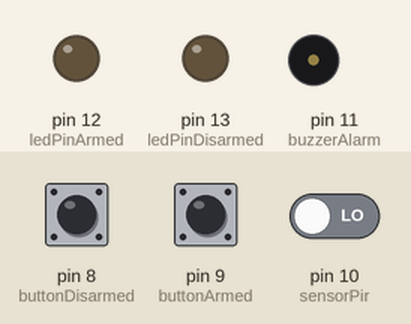
The sketch below on a simulated Arduino Uno, built with avr-gcc and run on an emulated ATmega328P. Shown: output pins drawn as LEDs (lit = HIGH), buzzer (waves = sounding). The test bench sets the inputs (shaded band); at power-on: pin 9 (buttonArmed) LOW, pin 8 (buttonDisarmed) LOW, pin 10 (sensorPir) LOW. Random numbers use the default seed unless the sketch sets one.

Above: at 4.8 s.
4.9 s: pin 9 (buttonArmed) pulled HIGH for 2.35 s
At 6.9 s:
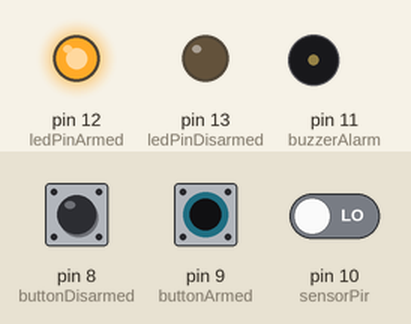
8.7 s: pin 8 (buttonDisarmed) pulled HIGH for 2.35 s
At 11.5 s:
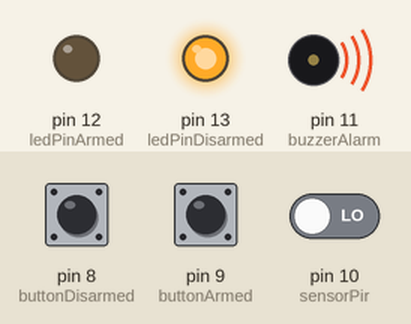
12.5 s: pin 9 (buttonArmed) pulled HIGH for 2.35 s
At 14.5 s:
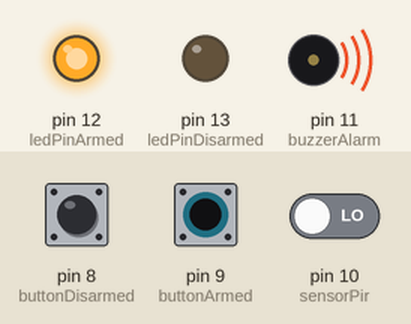
16.3 s: pin 9 (buttonArmed) driven HIGH and pin 10 (sensorPir) driven HIGH
At 17.0 s:
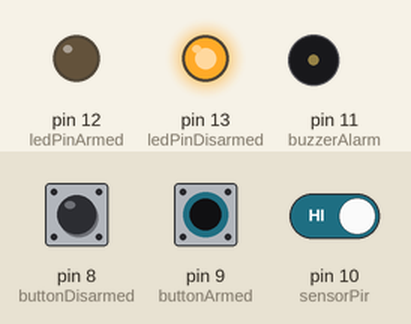
22.3 s: pin 10 (sensorPir) driven LOW
27.3 s: pin 10 (sensorPir) driven HIGH
At 31.1 s:
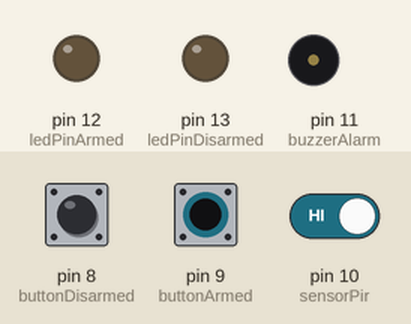
Timing chart, 0 to 34.0 s (numbered marks = the images above; inputs shaded):
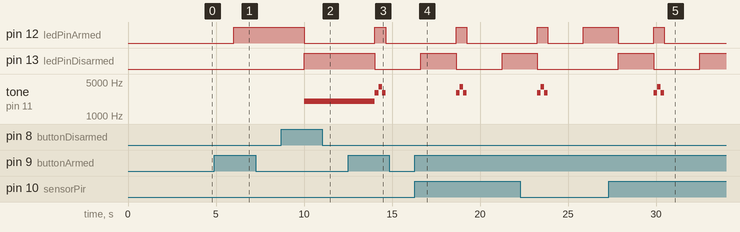

The sketch:

project.ino
```cpp
#include <ArduinoJson.h>
#include <stdlib.h>

const int ledPinArmed = 12;
const int ledPinDisarmed = 13;
int incomingByte = 0;

const int buttonArmed = 9;
const int buttonDisarmed = 8;
const int buzzerAlarm = 11;
const int sensorPir = 10;

int stateSensor;
int stateArmed = 0;
int stateDisarmed = 0;
StaticJsonBuffer<1000> jsonBuffer;
JsonObject& root = jsonBuffer.createObject();

void setup() {
  pinMode(ledPinArmed, OUTPUT);
  pinMode(ledPinDisarmed, OUTPUT);
  pinMode(buzzerAlarm, OUTPUT);

  pinMode(buttonArmed, INPUT);
  pinMode(buttonDisarmed, INPUT);
  pinMode(sensorPir, INPUT);

  root["deviceId"] = "0x141000000x23410x8036";
  root["sensorPir"] = stateSensor;
  root["carBlocked"] = false;
  root["triggeredAlarm"] = false;
  getRandomLatLong();
}

void lockCar() {
  digitalWrite(ledPinArmed, HIGH);
  digitalWrite(ledPinDisarmed, LOW);
  root["carBlocked"] = true;
  //root["dateTime"] = Datetime.now();
}

void unlockCar() {
  digitalWrite(ledPinArmed, LOW);
  digitalWrite(ledPinDisarmed, HIGH);
  root["triggeredAlarm"] = true;
  getRandomLatLong();
}

void getRandomLatLong() {
  int quantity = 4;
  double latitude[] = {-23.561991, -23.566724, -23.574201, -23.573426, -23.576948};
  double longitude[] = {-46.587174, -46.621592, -46.623517, -46.623809, -46.623031};
  int r = rand() % quantity;

  JsonArray& latlong = root.createNestedArray("latlong");
  latlong.add(latitude[r], 6);
  latlong.add(longitude[r], 6);
}

void offBuzzer() {
  tone(buzzerAlarm, 3000);
  delay(200);
  tone(buzzerAlarm, 4000);
  delay(200);
  tone(buzzerAlarm, 3000);
  delay(200);
  noTone(buzzerAlarm);
}

void resetAlarm() {
  offBuzzer();
  digitalWrite(ledPinArmed, LOW);
  digitalWrite(ledPinDisarmed, LOW);
  root["carBlocked"] = false;
  root["triggeredAlarm"] = false;
}

void loop() {
  if (Serial.available() > 0) {
    // read the incoming byte:
    incomingByte = Serial.read();

    if(incomingByte == 76) {
      // SEND L(OKED)
      if(!root["carBlocked"]) {
        lockCar();
      }
    } else if(incomingByte == 85) {
      // SEND U(NLOCKED)
      if(root["carBlocked"]) {
        unlockCar();
      }
    } else if(incomingByte == 82) {
      // SEND R(ESET)
      resetAlarm();
    }

    // say what you got:
    // Serial.print("I received: ");
    // Serial.println(incomingByte, DEC);
  }

  stateArmed = digitalRead(buttonArmed);
  if(stateArmed == HIGH) {
    lockCar();
  }

  stateDisarmed = digitalRead(buttonDisarmed);
  if(stateDisarmed == HIGH && root["carBlocked"]) {
    unlockCar();
  }

  if(root["carBlocked"] && root["triggeredAlarm"]) {
    tone(buzzerAlarm, 2000);

    if(stateArmed == HIGH) {
      resetAlarm();
    }
  }

  stateSensor = digitalRead(sensorPir);
  root["sensorPir"] = stateSensor;

  if(root["sensorPir"] == HIGH && root["carBlocked"]) {
    unlockCar();
  }


  root.printTo(Serial);
  Serial.println();
  delay(2000);
}
```

Measured:
- after the input at 4.9 s, pin 12 (ledPinArmed): LOW → HIGH after 1.1 s
- after the input at 8.7 s, pin 12 (ledPinArmed): HIGH → LOW after 1.3 s; pin 13 (ledPinDisarmed): LOW → HIGH after 1.3 s; tone on pin 11 (buzzerAlarm): silent → 2000 Hz after 1.3 s
- after the input at 12.5 s, pin 12 (ledPinArmed): LOW → HIGH after 1.5 s, → LOW 0.60 s later; pin 13 (ledPinDisarmed): HIGH → LOW after 1.5 s; tone on pin 11 (buzzerAlarm): 2000 Hz → 3000 Hz after 1.5 s, → 4000 Hz 0.20 s later, → 3000 Hz 0.20 s later, → silent 0.20 s later
- after the input at 16.3 s, pin 12 (ledPinArmed): LOW → HIGH after 2.3 s, → LOW 0.60 s later; pin 13 (ledPinDisarmed): LOW → HIGH after 0.34 s, → LOW 2.0 s later, → HIGH 2.6 s later; tone on pin 11 (buzzerAlarm): silent → 3000 Hz after 2.3 s, → 4000 Hz 0.20 s later, → 3000 Hz 0.20 s later, → silent 0.20 s later
- after the input at 27.3 s, pin 12 (ledPinArmed): HIGH → LOW after 0.56 s, → HIGH 2.0 s later, → LOW 0.60 s later; pin 13 (ledPinDisarmed): LOW → HIGH after 0.56 s, → LOW 2.0 s later, → HIGH 2.6 s later; tone on pin 11 (buzzerAlarm): silent → 3000 Hz after 2.6 s, → 4000 Hz 0.20 s later, → 3000 Hz 0.20 s later, → silent 0.20 s later
